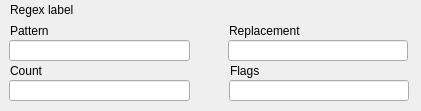
<?xml version="1.0" encoding="UTF-8"?>
<ui version="4.0">
 <class>regex_item</class>
 <widget class="QWidget" name="regex_item">
  <property name="geometry">
   <rect>
    <x>0</x>
    <y>0</y>
    <width>421</width>
    <height>111</height>
   </rect>
  </property>
  <property name="windowTitle">
   <string>Form</string>
  </property>
  <property name="styleSheet">
   <string notr="true"/>
  </property>
  <widget class="QLabel" name="name">
   <property name="geometry">
    <rect>
     <x>10</x>
     <y>0</y>
     <width>311</width>
     <height>20</height>
    </rect>
   </property>
   <property name="text">
    <string>Regex label</string>
   </property>
  </widget>
  <widget class="QLabel" name="pattern_label">
   <property name="geometry">
    <rect>
     <x>10</x>
     <y>20</y>
     <width>181</width>
     <height>21</height>
    </rect>
   </property>
   <property name="text">
    <string>Pattern</string>
   </property>
  </widget>
  <widget class="QLabel" name="replacement_label">
   <property name="geometry">
    <rect>
     <x>229</x>
     <y>20</y>
     <width>180</width>
     <height>21</height>
    </rect>
   </property>
   <property name="text">
    <string>Replacement</string>
   </property>
  </widget>
  <widget class="QLineEdit" name="replacement">
   <property name="geometry">
    <rect>
     <x>228</x>
     <y>40</y>
     <width>180</width>
     <height>21</height>
    </rect>
   </property>
  </widget>
  <widget class="QToolButton" name="up">
   <property name="geometry">
    <rect>
     <x>340</x>
     <y>0</y>
     <width>20</width>
     <height>20</height>
    </rect>
   </property>
   <property name="styleSheet">
    <string notr="true">border: none; background: transparent;</string>
   </property>
   <property name="icon">
    <iconset resource="../resources.qrc">
     <normaloff>:/icons/up</normaloff>:/icons/up</iconset>
   </property>
   <property name="iconSize">
    <size>
     <width>16</width>
     <height>20</height>
    </size>
   </property>
  </widget>
  <widget class="QToolButton" name="down">
   <property name="geometry">
    <rect>
     <x>365</x>
     <y>0</y>
     <width>20</width>
     <height>20</height>
    </rect>
   </property>
   <property name="styleSheet">
    <string notr="true">border: none; background: transparent;</string>
   </property>
   <property name="icon">
    <iconset resource="../resources.qrc">
     <normaloff>:/icons/down</normaloff>:/icons/down</iconset>
   </property>
   <property name="iconSize">
    <size>
     <width>16</width>
     <height>20</height>
    </size>
   </property>
  </widget>
  <widget class="QToolButton" name="edit">
   <property name="geometry">
    <rect>
     <x>390</x>
     <y>0</y>
     <width>20</width>
     <height>20</height>
    </rect>
   </property>
   <property name="styleSheet">
    <string notr="true">border: none; background: transparent;</string>
   </property>
   <property name="icon">
    <iconset resource="../resources.qrc">
     <normaloff>:/icons/edit</normaloff>:/icons/edit</iconset>
   </property>
   <property name="iconSize">
    <size>
     <width>16</width>
     <height>20</height>
    </size>
   </property>
  </widget>
  <widget class="QLineEdit" name="count">
   <property name="geometry">
    <rect>
     <x>9</x>
     <y>80</y>
     <width>181</width>
     <height>21</height>
    </rect>
   </property>
  </widget>
  <widget class="QLabel" name="count_label">
   <property name="geometry">
    <rect>
     <x>10</x>
     <y>60</y>
     <width>181</width>
     <height>21</height>
    </rect>
   </property>
   <property name="text">
    <string>Count</string>
   </property>
  </widget>
  <widget class="QLineEdit" name="flags">
   <property name="geometry">
    <rect>
     <x>229</x>
     <y>80</y>
     <width>180</width>
     <height>21</height>
    </rect>
   </property>
  </widget>
  <widget class="QLabel" name="flags_label">
   <property name="geometry">
    <rect>
     <x>230</x>
     <y>60</y>
     <width>180</width>
     <height>21</height>
    </rect>
   </property>
   <property name="text">
    <string>Flags</string>
   </property>
  </widget>
  <widget class="QLineEdit" name="pattern">
   <property name="geometry">
    <rect>
     <x>9</x>
     <y>40</y>
     <width>181</width>
     <height>21</height>
    </rect>
   </property>
  </widget>
 </widget>
 <resources>
  <include location="../resources.qrc"/>
 </resources>
 <connections/>
</ui>
